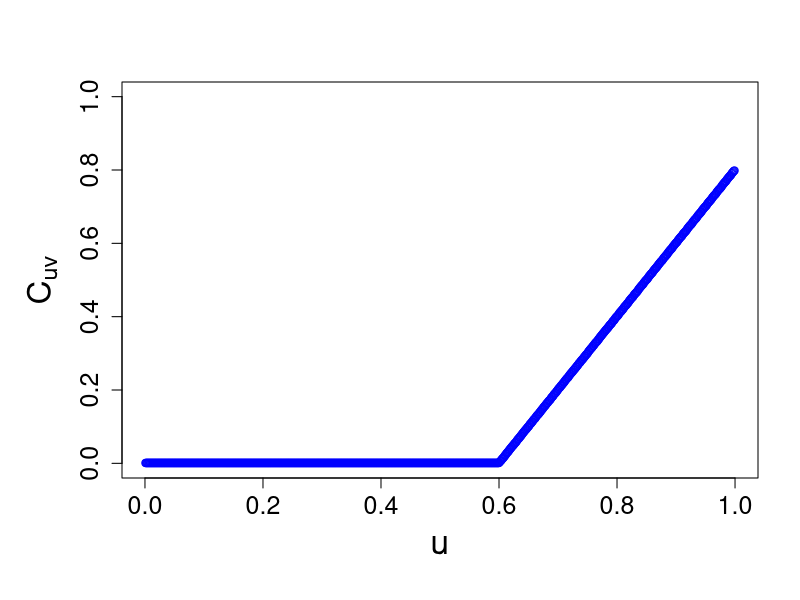

Reproduce this figure in R. (Note: this script raises an error after producing the figure.)
# Generate Figure 2 for the Paper

cat("\014")

x=seq(-5,5, by=0.01 )
y=(x-1)^2

n=length(x)
vect <- order(x , y )
x1=x
y1=y
for ( i in 1:n) {
  x1[i]=x[vect[i]]
  y1[i]=y[vect[i]]
}
x=x1
y=y1
data<-list(u=x,v=y)
pseudodata <- sapply(data, rank, ties.method = "random") / (n+1 )
u=pseudodata[,1]
v=pseudodata[,2]
cop=u
for(i in 1:n) {
  cpt=0
  for(j in 1:i) {
    if (( u[i]>=u[j]) && ( v[i]>=v[j])) {
      cpt=cpt+1
    }
  }
  cop[i]=cpt/(n + 1)
}
min=pmin(u,v)
max=pmax((u+v)-1,0)
pip=u*v

score=0
wanc=1

ss=cop[1]
if (cop[1]==pip[1]) {
  wanc=0
}
if ((cop[1]==min[1])||(cop[1]==max[1])||(cop[1]==cop[2])) {
  wanc=1
}

indep=(mean(abs(diff(cop)))>0.12)

for ( i in 2:n) {
  ss=c(ss,cop[i])
  if (( is.unsorted (ss))&&( is.unsorted (rev(ss)))) {
    cond1=(cop[i-1]==cop[i-2]) 
    if (cond1) {
      j=i-2
    }
    else {
      j=i-1  
    }
    if (cop[j]>pip[j]) {
      w=(cop[j]-pip[j])/(min[j]-pip[j])
    }
    else {
      if (cop[j]<pip[j]) {
        w=(pip[j]-cop[j])/(pip[j]-max[j])
      }
      else {
        w=0
      }
    }
    if (((round(cop[i-1],2)==round(min[i-1],2))||(round(cop[i-1],2)==round(max[i-1],2))|| (cop[i-1]==(1/(n+1))))&& (length(ss)>4 )) {
      w=1
    }
    if (((cop[i]==cop[i-2])||(cop[i-1]==cop[i-2]))&& (length(ss)>4 )) {
      w=1
    }
    if (((round(pip[i-1],2)==round(min[i-1],2))||(round(pip[i-1],2)==round(max[i-1],2)))&& (length(ss)>4 )) {
      w=1
    }
    condd=(round(cop[i-1],2)==round(pip[i-1],2))
    if (condd && indep) {
      w=0
    }
    score=score+(length(ss)-1)*(w+wanc)/2
    wanc=w
    ss=cop[i]
  }
  else {
    if (i==n) {
      if (cop[i]>pip[i]) {
        w=(cop[i]-pip[i])/(min[i]-pip[i])
      }
      else {
        if (cop[i]<pip[i]){
          w=(pip[i]-cop[i])/(pip[i]-max[i])
        }
        else{
          w=0
        }
      }
      if (((cop[i-1]==min[i-1])||(cop[i-1]==max[i-1]))&& (length(ss)>=4 )) {
        w=1
      }
      score=score+(length(ss)-1)*(w+wanc)/2
    }
  }
}
res<-(score+1)/n

#save.image()
#pdf("lambda.pdf")
#par(pty="s")

op <- par(mar = c(6,6,4,2) + 0.1, cex.axis=1.5, cex.lab=2)
plot(u,cop, type = 'p', col = "blue",xlab="u",ylab=expression('C'['uv']),ylim=c(0,1))

lines(u,pi, type = "l", col = "red")
lines(u,min, type = "l",lty=4, col = "black",lwd=3)
lines(u,max, type = "l", lty=2,col = "green",lwd=3)
axis(side = 2, font = 4)
axis(side = 1, font = 4)
#legend("topleft",c(expression('C'['uv']),expression(paste(Pi)),"M","W"), lty = c(1,1,3,2), col = c("blue","red","black","green"), cex=1.5)

#dev.off()